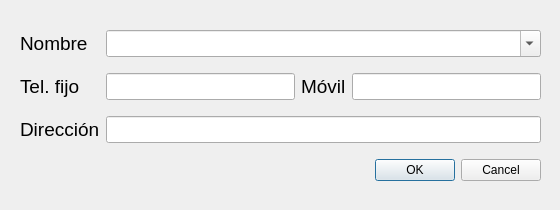
<?xml version="1.0" encoding="UTF-8"?>
<ui version="4.0">
 <class>AnadirCliente</class>
 <widget class="QDialog" name="AnadirCliente">
  <property name="geometry">
   <rect>
    <x>0</x>
    <y>0</y>
    <width>560</width>
    <height>210</height>
   </rect>
  </property>
  <property name="windowTitle">
   <string>Añadir Cliente</string>
  </property>
  <widget class="QWidget" name="layoutWidget">
   <property name="geometry">
    <rect>
     <x>20</x>
     <y>20</y>
     <width>521</width>
     <height>171</height>
    </rect>
   </property>
   <layout class="QGridLayout" name="gridLayout">
    <item row="0" column="0">
     <widget class="QLabel" name="label">
      <property name="font">
       <font>
        <pointsize>14</pointsize>
        <bold>false</bold>
       </font>
      </property>
      <property name="text">
       <string>Nombre</string>
      </property>
     </widget>
    </item>
    <item row="1" column="0">
     <widget class="QLabel" name="label_3">
      <property name="font">
       <font>
        <pointsize>14</pointsize>
        <bold>false</bold>
       </font>
      </property>
      <property name="text">
       <string>Tel. fijo</string>
      </property>
     </widget>
    </item>
    <item row="1" column="1">
     <widget class="QLineEdit" name="le_tel_fijo">
      <property name="font">
       <font>
        <pointsize>12</pointsize>
       </font>
      </property>
     </widget>
    </item>
    <item row="1" column="2">
     <widget class="QLabel" name="label_2">
      <property name="font">
       <font>
        <pointsize>14</pointsize>
        <bold>false</bold>
       </font>
      </property>
      <property name="text">
       <string>Móvil</string>
      </property>
     </widget>
    </item>
    <item row="1" column="3">
     <widget class="QLineEdit" name="le_movil">
      <property name="font">
       <font>
        <pointsize>12</pointsize>
       </font>
      </property>
     </widget>
    </item>
    <item row="2" column="0">
     <widget class="QLabel" name="label_4">
      <property name="font">
       <font>
        <pointsize>14</pointsize>
        <bold>false</bold>
       </font>
      </property>
      <property name="text">
       <string>Dirección</string>
      </property>
     </widget>
    </item>
    <item row="2" column="1" colspan="3">
     <widget class="QLineEdit" name="le_direccion">
      <property name="font">
       <font>
        <pointsize>12</pointsize>
       </font>
      </property>
     </widget>
    </item>
    <item row="3" column="1" colspan="3">
     <widget class="QDialogButtonBox" name="bb_ok_cancel">
      <property name="orientation">
       <enum>Qt::Horizontal</enum>
      </property>
      <property name="standardButtons">
       <set>QDialogButtonBox::Cancel|QDialogButtonBox::Ok</set>
      </property>
     </widget>
    </item>
    <item row="0" column="1" colspan="3">
     <widget class="QComboBox" name="cb_nombre">
      <property name="font">
       <font>
        <pointsize>12</pointsize>
       </font>
      </property>
      <property name="editable">
       <bool>true</bool>
      </property>
     </widget>
    </item>
   </layout>
  </widget>
 </widget>
 <tabstops>
  <tabstop>cb_nombre</tabstop>
  <tabstop>le_tel_fijo</tabstop>
  <tabstop>le_movil</tabstop>
  <tabstop>le_direccion</tabstop>
 </tabstops>
 <resources/>
 <connections/>
</ui>
